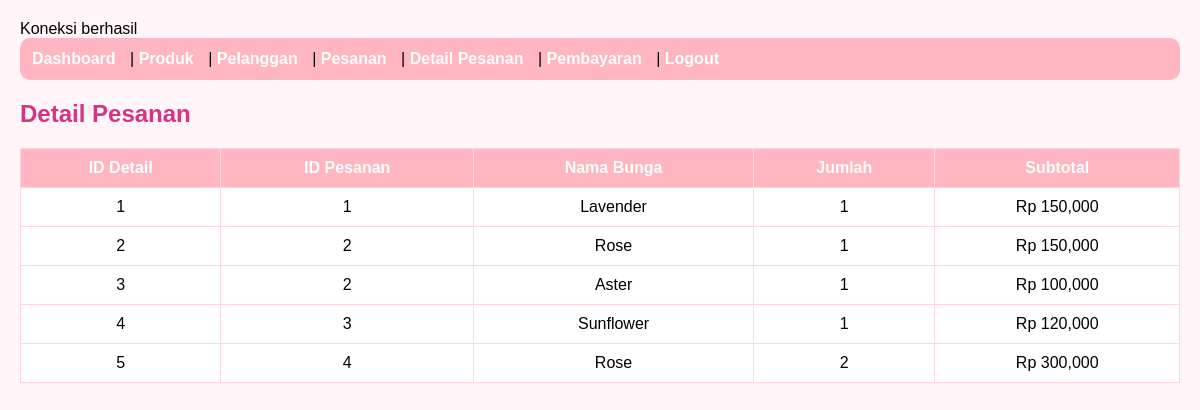
Page /flower_shop/detail_pesanan.php (signed in) on the committed database.
### tables this page shows
CREATE TABLE `detail_pesanan` (
  `id_detail` int NOT NULL,
  `id_pesanan` int DEFAULT NULL,
  `id_bunga` int DEFAULT NULL,
  `jumlah_pesanan` int DEFAULT NULL,
  `subtotal` int DEFAULT NULL
);

CREATE TABLE `produk_bunga` (
  `id_bunga` int NOT NULL,
  `nama_bunga` varchar(100) DEFAULT NULL,
  `harga` int DEFAULT NULL,
  `stok` int DEFAULT NULL,
  `id_kategori` int DEFAULT NULL
);

### flower_shop/detail_pesanan.php (the view, shortened to what this page needs)
<?php
include "koneksi.php";
$query = mysqli_query($conn,
"SELECT
detail_pesanan.id_detail,
detail_pesanan.id_pesanan,
produk_bunga.nama_bunga,
detail_pesanan.jumlah_pesanan,
detail_pesanan.subtotal
FROM detail_pesanan
INNER JOIN produk_bunga
ON detail_pesanan.id_bunga = produk_bunga.id_bunga");
?>
<!DOCTYPE html>
<html>
<head>
</head>
<body>
<div class="menu">
<a href="dashboard.php">Dashboard</a> |
<a href="index.php">Produk</a> |
<a href="pelanggan.php">Pelanggan</a> |
<a href="pesanan.php">Pesanan</a> |
<a href="detail_pesanan.php">Detail Pesanan</a> |
<a href="pembayaran.php">Pembayaran</a> |
<a href="logout.php">Logout</a>
</div>
<h2> Detail Pesanan </h2>
<table>
    <tr>
        <th>ID Detail</th>
        <th>ID Pesanan</th>
        <th>Nama Bunga</th>
        <th>Jumlah</th>
        <th>Subtotal</th>
    </tr>
    <?php while($data = mysqli_fetch_assoc($query)) { ?>
    <tr>
        <td><?= $data['id_detail']; ?></td>
        <td><?= $data['id_pesanan']; ?></td>
        <td><?= $data['nama_bunga']; ?></td>
        <td><?= $data['jumlah_pesanan']; ?></td>
        <td>Rp <?= number_format($data['subtotal']); ?></td>
    </tr>
    <?php } ?>
</table>
</body>
</html>

### flower_shop/detail_pesanan.php (style rules this page uses)
body { font-family: Arial, sans-serif; margin: 20px; background-color: #fff5f8; }
.menu { background-color: #ffb6c1; padding: 12px; border-radius: 10px; margin-bottom: 20px; }
.menu a { text-decoration: none; color: white; font-weight: bold; margin-right: 10px; }
table { width: 100%; border-collapse: collapse; background-color: white; }
th { background-color: #ffb6c1; color: white; }
th, td { border: 1px solid #ffd6df; padding: 10px; text-align: center; }
h2 { color: #d63384; }

### rows in the picture
detail_pesanan: id_detail "1", id_pesanan "1", id_bunga.nama_bunga "Lavender", jumlah_pesanan "1", subtotal "150,000"
detail_pesanan: id_detail "2", id_pesanan "2", id_bunga.nama_bunga "Rose", jumlah_pesanan "1", subtotal "150,000"
detail_pesanan: id_detail "3", id_pesanan "2", id_bunga.nama_bunga "Aster", jumlah_pesanan "1", subtotal "100,000"
detail_pesanan: id_detail "4", id_pesanan "3", id_bunga.nama_bunga "Sunflower", jumlah_pesanan "1", subtotal "120,000"
detail_pesanan: id_detail "5", id_pesanan "4", id_bunga.nama_bunga "Rose", jumlah_pesanan "2", subtotal "300,000"
